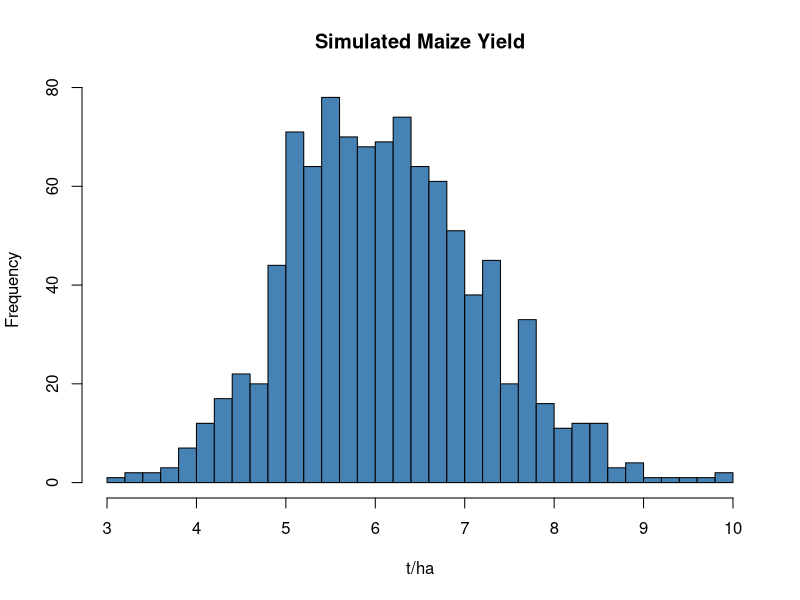
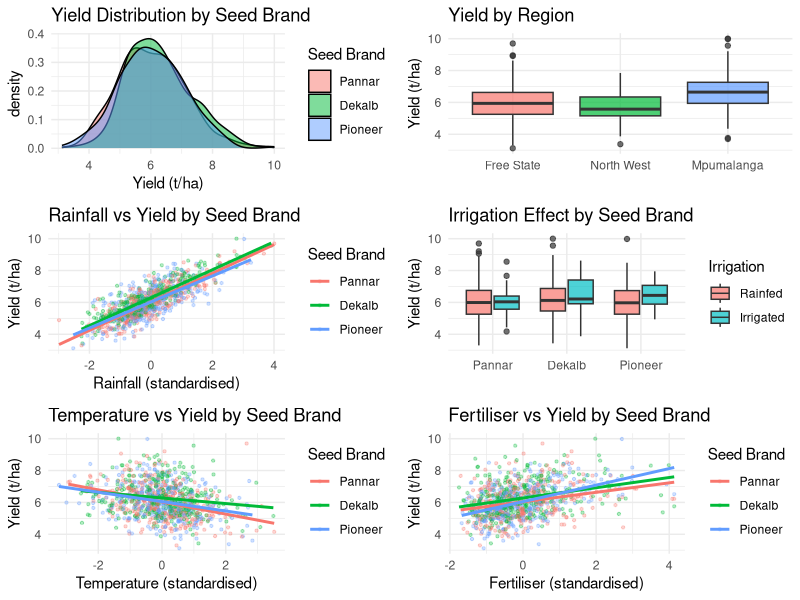

Recreate these plots in R, in order.
#Generate Observational Data

library(GGally)
library(writexl)


set.seed(123)
n <- 1000  # total observations (fields)

# -----------------------------------------------------------
# 1. REGION  
#    1 = Free State, 2 = North West, 3 = Mpumalanga
# -----------------------------------------------------------
regions <- c("Free State", "North West", "Mpumalanga")
region  <- sample(1:3, n, replace = TRUE, prob = c(0.6, 0.15, 0.25))

# -----------------------------------------------------------
# 2. AVERAGE TEMPERATURE  
# -----------------------------------------------------------
temp_params <- list(
  "1" = c(mean = 23, sd = 3),   # Free State
  "2" = c(mean = 24, sd = 2.5),   # North West
  "3" = c(mean = 23, sd = 1.5)    # Mpumalanga
)

temperature <- mapply(function(reg) {
  p   <- temp_params[[as.character(reg)]]
  val <- rnorm(1, mean = p["mean"], sd = p["sd"])
  val <- max(-5, min(42, val))
  val
}, region)

# -----------------------------------------------------------
# 3. RAINFALL  
# -----------------------------------------------------------
rainfall_params <- list(
  "1" = c(mean = 1080, shape = 25),  # Free State
  "2" = c(mean = 996,  shape = 25),  # North West
  "3" = c(mean = 1230, shape = 25)   # Mpumalanga
)

rainfall <- mapply(function(reg) {
  p    <- rainfall_params[[as.character(reg)]]
  rate <- p["shape"] / p["mean"]
  rgamma(1, shape = p["shape"], rate = rate)
}, region)


# -----------------------------------------------------------
# 5. IRRIGATION TYPE
#    1 = Rainfed, 2 = Irrigated
# -----------------------------------------------------------
irrigation <- mapply(function(reg) {
  if (reg == 3) {
    1L  # Rainfed only
  } else {
    sample(1:2, 1, prob = c(0.9, 0.1))
  }
}, region)

# -----------------------------------------------------------
# 6. FERTILISER APPLICATION RATE  
# -----------------------------------------------------------
fert_mu    <- log(180^2 / sqrt(180^2 + 80^2))
fert_sigma <- sqrt(log(1 + (80 / 180)^2))

fertiliser <- rlnorm(n, meanlog = fert_mu, sdlog = fert_sigma)
fertiliser <- pmax(0, pmin(500, fertiliser))

# -----------------------------------------------------------
# 7. Chemical Weed Control PER HECTARE 
# -----------------------------------------------------------
pest_mu    <- log(150^2 / sqrt(150^2 + 70^2))
pest_sigma <- sqrt(log(1 + (70 / 150)^2))

pesticide_kgha <- rlnorm(n, meanlog = pest_mu, sdlog = pest_sigma)
pesticide_kgha <- pmax(0, pmin(500, pesticide_kgha))

# -----------------------------------------------------------
# 8. SOIL ORGANIC MATTER  (Beta → rescaled to [1, 6]%)
#    + rainfall, - temperature
# -----------------------------------------------------------
rain_soil <- (rainfall - min(rainfall)) / (max(rainfall) - min(rainfall))
temp_soil <- (temperature - min(temperature)) / (max(temperature) - min(temperature))

soil_organic_matter <- 0.6 * rain_soil + 0.4 * (1 - temp_soil)

soil_organic_matter <- 1 + soil_organic_matter * 5
soil_organic_matter <- pmin(pmax(soil_organic_matter, 1), 6)

# -----------------------------------------------------------
# 12. SEED BRAND  
#     1 = Pannar, 2 = Dekalb, 3 = Pioneer
# -----------------------------------------------------------
seed_brand <- sample(1:3, n, replace = TRUE, prob = c(1/3, 1/3, 1/3))

# -----------------------------------------------------------
# 13. TRACTOR BRAND  (Nuisance)
#     1 = John Deere, 2 = Case, 3 = New Holland
# -----------------------------------------------------------
tractor_brand <- sample(1:3, n, replace = TRUE, prob = c(0.6, 0.2, 0.2))

# -----------------------------------------------------------
# 14. ASSEMBLE DATASET
# -----------------------------------------------------------
maize_data <- data.frame(
  region              = region,           # 1=Free State, 2=North West, 3=Mpumalanga
  temperature_C       = round(temperature,          2),
  rainfall_mm         = round(rainfall,              1),
  irrigation          = irrigation,  
  fertiliser_kgha     = round(fertiliser,            2),
  pesticide_kgha      = round(pesticide_kgha,        2),
  soil_organic_matter = round(soil_organic_matter,   3),
  seed_brand          = seed_brand,      
  tractor_brand       = tractor_brand     
)

maize_data_observed <- maize_data #for viewing
# --- Correct variable types ---
maize_data$region        <- factor(maize_data$region,        labels = c("Free State", "North West", "Mpumalanga"))
maize_data$irrigation    <- factor(maize_data$irrigation,    labels = c("Rainfed", "Irrigated"))
maize_data$seed_brand    <- factor(maize_data$seed_brand,    labels = c("Pannar", "Dekalb", "Pioneer"))
maize_data$tractor_brand <- factor(maize_data$tractor_brand, labels = c("John Deere", "Case", "New Holland"))

# --- Standardise continuous variables ---
maize_data$temperature_C_z       <- as.numeric(scale(maize_data$temperature_C))
maize_data$rainfall_mm_z         <- as.numeric(scale(maize_data$rainfall_mm))
maize_data$fertiliser_kgha_z     <- as.numeric(scale(maize_data$fertiliser_kgha))
maize_data$pesticide_kgha_z      <- as.numeric(scale(maize_data$pesticide_kgha))
maize_data$soil_organic_matter_z <- as.numeric(scale(maize_data$soil_organic_matter))

# --- Dummies (Pannar = reference, so no Pannar dummy) ---
maize_data$Dekalb    <- as.integer(maize_data$seed_brand == "Dekalb")
maize_data$Pioneer   <- as.integer(maize_data$seed_brand == "Pioneer")
maize_data$Irrigated <- as.integer(maize_data$irrigation == "Irrigated")
maize_data$John    <- as.integer(maize_data$tractor_brand == "John Deere")
maize_data$Case   <- as.integer(maize_data$tractor_brand == "New Holland")

# Local vectors for use in yield formula
Dekalb    <- maize_data$Dekalb
Pioneer   <- maize_data$Pioneer
Irrigated <- maize_data$Irrigated

# --- Simulate yield ---
# Reference groups: Pannar seed, Rainfed irrigation
maize_data$yield_tha <- (
  6.0                                                         # baseline = Pannar, Rainfed
  
  + 0.80  * maize_data$rainfall_mm_z                         # strongest driver
  - 0.25  * maize_data$temperature_C_z                       # heat penalty
  
  + 0.35  * maize_data$fertiliser_kgha_z
  + 0.2  * maize_data$pesticide_kgha_z
  + 0.25  * Irrigated                                        # vs Rainfed
  
  + 0.10  * maize_data$soil_organic_matter_z
  
  + 0.30  * Dekalb                                           # vs Pannar
  + 0.20  * Dekalb   * maize_data$temperature_C_z           # Pannar thrives in heat (negative relative to Dekalb)
  + 0.25  * Pioneer  * Irrigated                             # Pioneer boost when irrigated
  + 0.20  * Pioneer  * maize_data$fertiliser_kgha_z         # Pioneer boost with high fertiliser
  
  + rnorm(n, mean = 0, sd = 0.3)
)

maize_data$yield_tha <- pmin(pmax(maize_data$yield_tha, 3), 10)

# --- Subset columns ---
maize_data <- maize_data[, c("yield_tha",
                             "region",
                             "temperature_C_z",
                             "rainfall_mm_z",
                             "Irrigated",
                             "fertiliser_kgha_z",
                             "pesticide_kgha_z",
                             "soil_organic_matter_z",
                             "Dekalb",
                             "Pioneer",
                             "John",
                             "Case",
                             "seed_brand",
                             "irrigation")]

summary(maize_data$yield_tha)
hist(maize_data$yield_tha, breaks = 30,
     main = "Simulated Maize Yield", xlab = "t/ha", col = "steelblue")

library(ggplot2)
library(gridExtra)

###SOME GRAPHS
# 1. Yield distribution by seed brand
p1 <- ggplot(maize_data, aes(x = yield_tha, fill = seed_brand)) +
  geom_density(alpha = 0.5) +
  labs(title = "Yield Distribution by Seed Brand", x = "Yield (t/ha)", fill = "Seed Brand") +
  theme_minimal()

# 2. Yield by region (boxplot)
p2 <- ggplot(maize_data, aes(x = region, y = yield_tha, fill = region)) +
  geom_boxplot(alpha = 0.7) +
  labs(title = "Yield by Region", x = "", y = "Yield (t/ha)") +
  theme_minimal() +
  theme(legend.position = "none")

# 3. Rainfall vs Yield (scatter) coloured by seed brand
p3 <- ggplot(maize_data, aes(x = rainfall_mm_z, y = yield_tha, colour = seed_brand)) +
  geom_point(alpha = 0.3, size = 0.8) +
  geom_smooth(method = "lm", se = FALSE) +
  labs(title = "Rainfall vs Yield by Seed Brand", 
       x = "Rainfall (standardised)", y = "Yield (t/ha)", colour = "Seed Brand") +
  theme_minimal()

# 4. Irrigation effect by seed brand
p4 <- ggplot(maize_data, aes(x = seed_brand, y = yield_tha, fill = irrigation)) +
  geom_boxplot(alpha = 0.7) +
  labs(title = "Irrigation Effect by Seed Brand", x = "", y = "Yield (t/ha)", fill = "Irrigation") +
  theme_minimal()

# 5. Temperature vs Yield — should show Pannar doing better in heat
p5 <- ggplot(maize_data, aes(x = temperature_C_z, y = yield_tha, colour = seed_brand)) +
  geom_point(alpha = 0.3, size = 0.8) +
  geom_smooth(method = "lm", se = FALSE) +
  labs(title = "Temperature vs Yield by Seed Brand",
       x = "Temperature (standardised)", y = "Yield (t/ha)", colour = "Seed Brand") +
  theme_minimal()

# 6. Fertiliser vs Yield — Pioneer interaction should be visible
p6 <- ggplot(maize_data, aes(x = fertiliser_kgha_z, y = yield_tha, colour = seed_brand)) +
  geom_point(alpha = 0.3, size = 0.8) +
  geom_smooth(method = "lm", se = FALSE) +
  labs(title = "Fertiliser vs Yield by Seed Brand",
       x = "Fertiliser (standardised)", y = "Yield (t/ha)", colour = "Seed Brand") +
  theme_minimal()

# Display all together
grid.arrange(p1, p2, p3, p4, p5, p6, ncol = 2)


#I will export the necessary dataset for the next step
maize_data_observed$yield_tha <-maize_data$yield_tha
write.csv(maize_data_observed, "observed_data.csv", row.names = FALSE)
